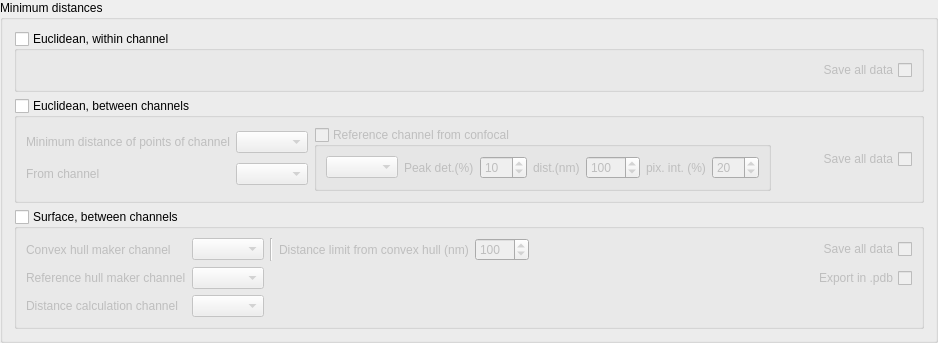
        <widget class="QGroupBox" name="groupBox_6">
         <property name="title">
          <string>Minimum distances</string>
         </property>
         <property name="flat">
          <bool>false</bool>
         </property>
         <property name="checkable">
          <bool>false</bool>
         </property>
         <property name="checked">
          <bool>false</bool>
         </property>
         <layout class="QVBoxLayout" name="verticalLayout_8">
          <item>
           <widget class="QGroupBox" name="groupBox_analysis_euclidean_within">
            <property name="title">
             <string>Euclidean, within channel</string>
            </property>
            <property name="flat">
             <bool>false</bool>
            </property>
            <property name="checkable">
             <bool>true</bool>
            </property>
            <property name="checked">
             <bool>false</bool>
            </property>
            <layout class="QGridLayout" name="gridLayout_6">
             <item row="0" column="0">
              <spacer name="horizontalSpacer_10">
               <property name="orientation">
                <enum>Qt::Horizontal</enum>
               </property>
               <property name="sizeHint" stdset="0">
                <size>
                 <width>40</width>
                 <height>20</height>
                </size>
               </property>
              </spacer>
             </item>
             <item row="0" column="1">
              <widget class="QCheckBox" name="checkBox_analysis_euclidean_within_save_all">
               <property name="layoutDirection">
                <enum>Qt::RightToLeft</enum>
               </property>
               <property name="text">
                <string>Save all data</string>
               </property>
              </widget>
             </item>
            </layout>
           </widget>
          </item>
          <item>
           <widget class="QGroupBox" name="groupBox_analysis_euclidean_between">
            <property name="title">
             <string>Euclidean, between channels</string>
            </property>
            <property name="flat">
             <bool>false</bool>
            </property>
            <property name="checkable">
             <bool>true</bool>
            </property>
            <property name="checked">
             <bool>false</bool>
            </property>
            <layout class="QGridLayout" name="gridLayout_9">
             <item row="0" column="0">
              <layout class="QHBoxLayout" name="horizontalLayout_3">
               <item>
                <layout class="QGridLayout" name="gridLayout_3">
                 <item row="0" column="0">
                  <widget class="QLabel" name="label_5">
                   <property name="text">
                    <string>Minimum distance of points of channel</string>
                   </property>
                  </widget>
                 </item>
                 <item row="0" column="1">
                  <widget class="QComboBox" name="comboBox_analysis_euclidean_between_channel_minimum_dist"/>
                 </item>
                 <item row="1" column="0">
                  <widget class="QLabel" name="label_14">
                   <property name="text">
                    <string>From channel</string>
                   </property>
                  </widget>
                 </item>
                 <item row="1" column="1">
                  <widget class="QComboBox" name="comboBox_analysis_euclidean_between_channel_from"/>
                 </item>
                </layout>
               </item>
               <item>
                <widget class="QGroupBox" name="groupBox_analysis_euclidean_between_confocal">
                 <property name="title">
                  <string>Reference channel from confocal</string>
                 </property>
                 <property name="flat">
                  <bool>true</bool>
                 </property>
                 <property name="checkable">
                  <bool>true</bool>
                 </property>
                 <property name="checked">
                  <bool>false</bool>
                 </property>
                 <layout class="QFormLayout" name="formLayout">
                  <item row="0" column="0">
                   <layout class="QHBoxLayout" name="horizontalLayout_2">
                    <item>
                     <widget class="QComboBox" name="comboBox_analysis_euclidean_between_channel_from_confocal"/>
                    </item>
                    <item>
                     <widget class="QLabel" name="label_2">
                      <property name="text">
                       <string>Peak det.(%)</string>
                      </property>
                     </widget>
                    </item>
                    <item>
                     <widget class="QSpinBox" name="spinBox_analysis_euclidean_between_channel_peak_threshold">
                      <property name="maximum">
                       <number>100</number>
                      </property>
                      <property name="value">
                       <number>10</number>
                      </property>
                     </widget>
                    </item>
                    <item>
                     <widget class="QLabel" name="label_23">
                      <property name="text">
                       <string>dist.(nm)</string>
                      </property>
                     </widget>
                    </item>
                    <item>
                     <widget class="QSpinBox" name="spinBox_analysis_euclidean_between_channel_distance_threshold">
                      <property name="minimum">
                       <number>1</number>
                      </property>
                      <property name="maximum">
                       <number>1000</number>
                      </property>
                      <property name="singleStep">
                       <number>10</number>
                      </property>
                      <property name="value">
                       <number>100</number>
                      </property>
                     </widget>
                    </item>
                    <item>
                     <widget class="QLabel" name="label_24">
                      <property name="text">
                       <string>pix. int. (%)</string>
                      </property>
                     </widget>
                    </item>
                    <item>
                     <widget class="QSpinBox" name="spinBox_analysis_euclidean_between_channel_pixel_threshold">
                      <property name="maximum">
                       <number>100</number>
                      </property>
                      <property name="value">
                       <number>20</number>
                      </property>
                     </widget>
                    </item>
                   </layout>
                  </item>
                 </layout>
                </widget>
               </item>
               <item>
                <spacer name="horizontalSpacer">
                 <property name="orientation">
                  <enum>Qt::Horizontal</enum>
                 </property>
                 <property name="sizeHint" stdset="0">
                  <size>
                   <width>40</width>
                   <height>20</height>
                  </size>
                 </property>
                </spacer>
               </item>
               <item>
                <widget class="QCheckBox" name="checkBox_analysis_euclidean_between_save_all">
                 <property name="layoutDirection">
                  <enum>Qt::RightToLeft</enum>
                 </property>
                 <property name="text">
                  <string>Save all data</string>
                 </property>
                </widget>
               </item>
              </layout>
             </item>
            </layout>
           </widget>
          </item>
          <item>
           <widget class="QGroupBox" name="groupBox_analysis_euclidean_surface_between">
            <property name="title">
             <string>Surface, between channels</string>
            </property>
            <property name="flat">
             <bool>false</bool>
            </property>
            <property name="checkable">
             <bool>true</bool>
            </property>
            <property name="checked">
             <bool>false</bool>
            </property>
            <layout class="QGridLayout" name="gridLayout_2">
             <item row="2" column="0">
              <widget class="QLabel" name="label_13">
               <property name="text">
                <string>Distance calculation channel</string>
               </property>
              </widget>
             </item>
             <item row="1" column="1">
              <widget class="QComboBox" name="comboBox_analysis_euclidean_surface_between_channel_reference"/>
             </item>
             <item row="0" column="5">
              <spacer name="horizontalSpacer_5">
               <property name="orientation">
                <enum>Qt::Horizontal</enum>
               </property>
               <property name="sizeHint" stdset="0">
                <size>
                 <width>40</width>
                 <height>20</height>
                </size>
               </property>
              </spacer>
             </item>
             <item row="0" column="1">
              <widget class="QComboBox" name="comboBox_analysis_euclidean_surface_between_channel_convex"/>
             </item>
             <item row="2" column="1">
              <widget class="QComboBox" name="comboBox_analysis_euclidean_surface_between_channel_distance"/>
             </item>
             <item row="0" column="2">
              <widget class="Line" name="line">
               <property name="orientation">
                <enum>Qt::Vertical</enum>
               </property>
              </widget>
             </item>
             <item row="1" column="0">
              <widget class="QLabel" name="label_12">
               <property name="text">
                <string>Reference hull maker channel</string>
               </property>
              </widget>
             </item>
             <item row="0" column="4">
              <widget class="QSpinBox" name="spinBox_analysis_euclidean_surface_between_distance_limit">
               <property name="minimum">
                <number>1</number>
               </property>
               <property name="maximum">
                <number>1000</number>
               </property>
               <property name="singleStep">
                <number>10</number>
               </property>
               <property name="value">
                <number>100</number>
               </property>
              </widget>
             </item>
             <item row="0" column="0">
              <widget class="QLabel" name="label_6">
               <property name="text">
                <string>Convex hull maker channel</string>
               </property>
              </widget>
             </item>
             <item row="0" column="3">
              <widget class="QLabel" name="label">
               <property name="text">
                <string>Distance limit from convex hull (nm)</string>
               </property>
              </widget>
             </item>
             <item row="0" column="7">
              <widget class="QCheckBox" name="checkBox_analysis_euclidean_surface_between_save_all">
               <property name="layoutDirection">
                <enum>Qt::RightToLeft</enum>
               </property>
               <property name="text">
                <string>Save all data</string>
               </property>
              </widget>
             </item>
             <item row="1" column="7">
              <widget class="QCheckBox" name="checkBox_analysis_euclidean_surface_between_export_pdb">
               <property name="layoutDirection">
                <enum>Qt::RightToLeft</enum>
               </property>
               <property name="text">
                <string>Export in .pdb</string>
               </property>
              </widget>
             </item>
            </layout>
           </widget>
          </item>
         </layout>
        </widget>
